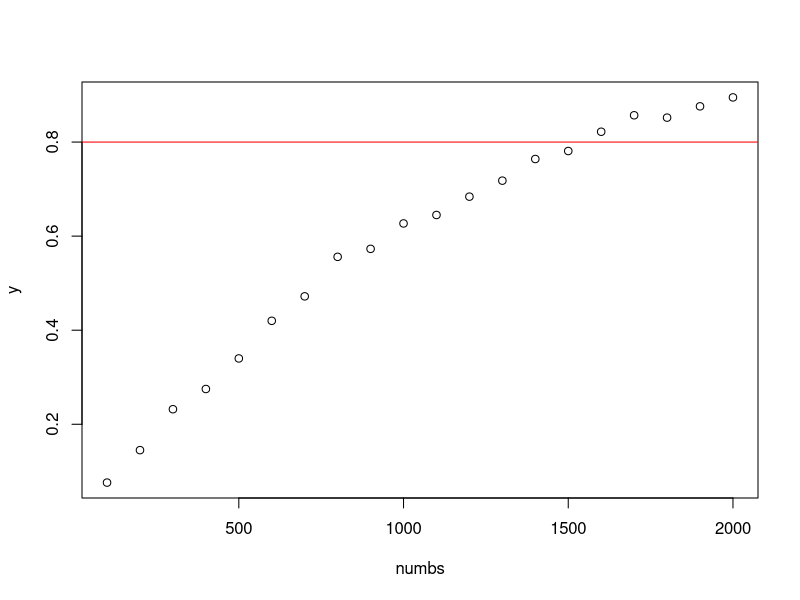
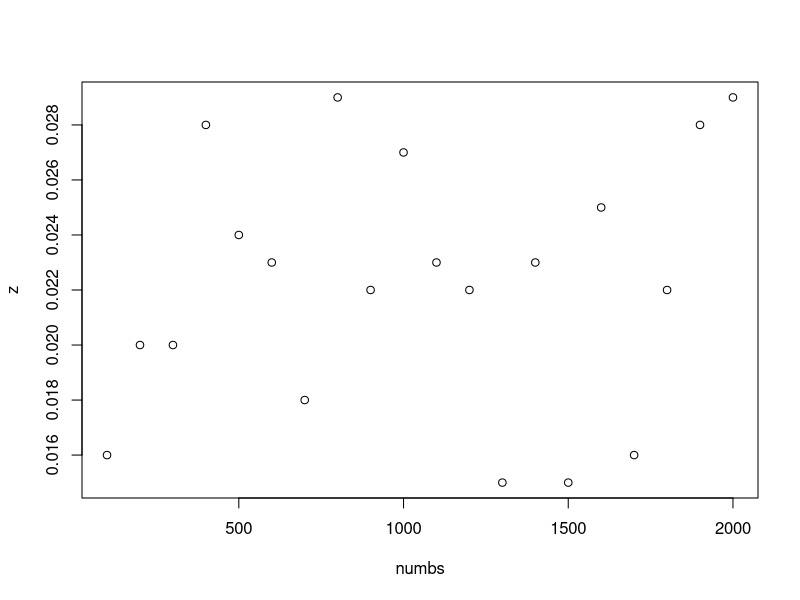
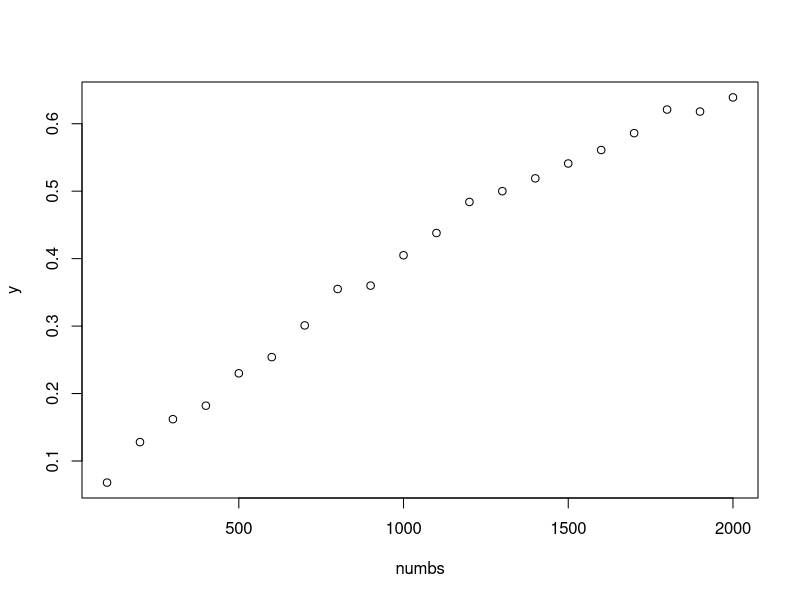
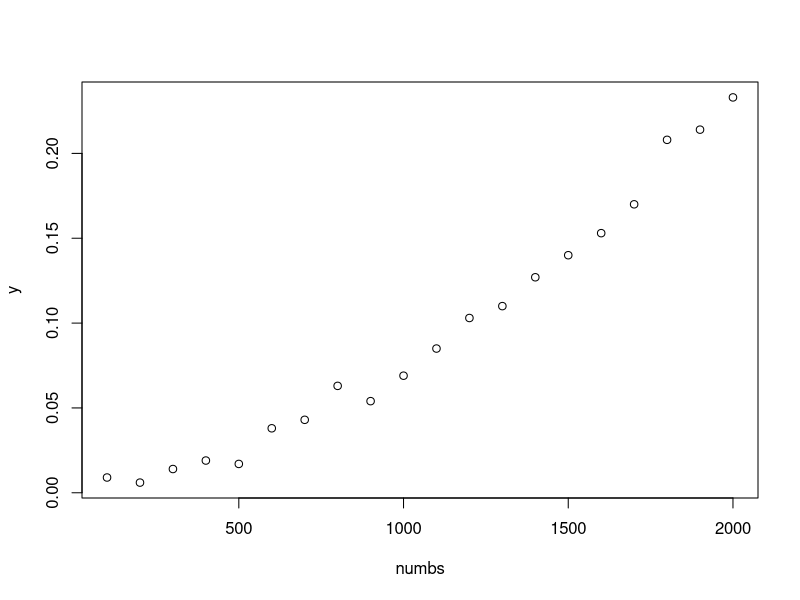

The R source for these figures, in order:
## ---- chunk 1
knitr::opts_chunk$set(echo = TRUE)
## ---- chunk 2
f1 <- function(n, piE, piC, numsim = 1000){
  sE <- rbinom(numsim, n, piE)
  sC <- rbinom(numsim, n, piC)
  pvals <- sapply(1:numsim, FUN = function(i) prop.test(x = c(sE[i], sC[i]), n = c(n, n),
                                                        alternative = "less")$p.value)
  mean(pvals < 0.025)
}
## ---- chunk 3
piE <- 0.35
piC <- 0.4
numbs <- seq(100, 2000, by=100) #defines our sequence for n = (100,200,300,...2000)
y <- NULL
## ---- chunk 4
set.seed(42) #we set a seed so we can fairly compare each simulation
for (n in numbs){
 y[n] <- (f1(n, piE, piC, numsim = 1000))
}

y <- y[numbs]

## ---- chunk 5
plot(numbs, y)
abline(h=0.8, col="red")
## ---- chunk 6
z <- NULL
set.seed(42)
for (n in numbs){
  z[n] <- (f1(n, 0.4, 0.4, numsim = 1000))
}
z <- z[numbs]
## ---- chunk 7
plot(numbs, z)
## ---- chunk 8
f2 <- function(n, piE, piC, numsim = 1000, alpha=0.025){
  sE <- rbinom(numsim, (0.5*n), piE) #We only use half the n in each step.
  sC <- rbinom(numsim, (0.5*n), piC)
  pvals <- sapply(1:numsim, FUN = function(i) prop.test(x = c(sE[i], sC[i]), n = c((0.5*n), (0.5*n)),
                                                        alternative = "less")$p.value)
  
  n.signif <- mean(pvals < alpha) #percentage of significant p-values
  fulltrial <- sum((pvals > alpha) == TRUE) ##number of insignificant p-values

  nonsig <- numeric(0)
  
  for(i in 1:numsim){
    if(pvals[i] < alpha){
     nonsig[i] <- 0 #if the p-value is significant the indicator is set to zero
    }
    else{
     nonsig[i] <- 1 #if it is not the the indicator is set to 1
    }
  }
  
  r.sE <- nonsig*sE #define a vector with only the non-significant cases
  r.sE <- r.sE[!r.sE %in% 0] #chose only the unsignificant cases
  sE2 <- rbinom(fulltrial, (0.5*n), piE) #simulate the second half of the non-significant trial
  sEt <- (r.sE+sE2)#combiningthe halves
  
  #same procedure for the control groups
  r.sC <- nonsig*sC
  r.sC <- r.sC[!r.sC %in% 0]
  sC2 <- rbinom(fulltrial, (0.5*n), piE)
  sCt <- (r.sC+sC2)
  
  pvals2 <- sapply(1:length(sEt), FUN = function(i) prop.test(x = c(sEt[i], sCt[i]), n = c(n, n),
                                                        alternative = "less")$p.value)
  n.signif.retrial <- mean(pvals2 < alpha)
  n.signif2 <- (n.signif.retrial*(fulltrial/numsim))
  
  n.signif + n.signif2
}

set.seed(42)
f2(1500, piE, piC, numsim = 1000) # 0.549
f1(1500, piE, piC, numsim = 1000) # 0.792
#power drops quite a bit..

piE <- 0.35
piC <- 0.4
seq(100,2000,by=100)
y <- NULL
for (n in seq(100,2000,by=100)){
  y[n] <- (f2(n, piE, piC, numsim = 1000))
}

y <- y[seq(100,2000,by=100)]
y
## ---- chunk 9
plot(numbs, y)
abline(h=0.8, col="red")
## ---- chunk 10
piE <- 0.35
piC <- 0.4
y <- NULL

set.seed(42)
for (n in numbs){
  y[n] <- (f2(n, piE, piC, numsim = 1000,alpha=0.001))
}

y <- y[numbs]
y
## ---- chunk 11
plot(numbs, y)
abline(h=0.8, col="red")
